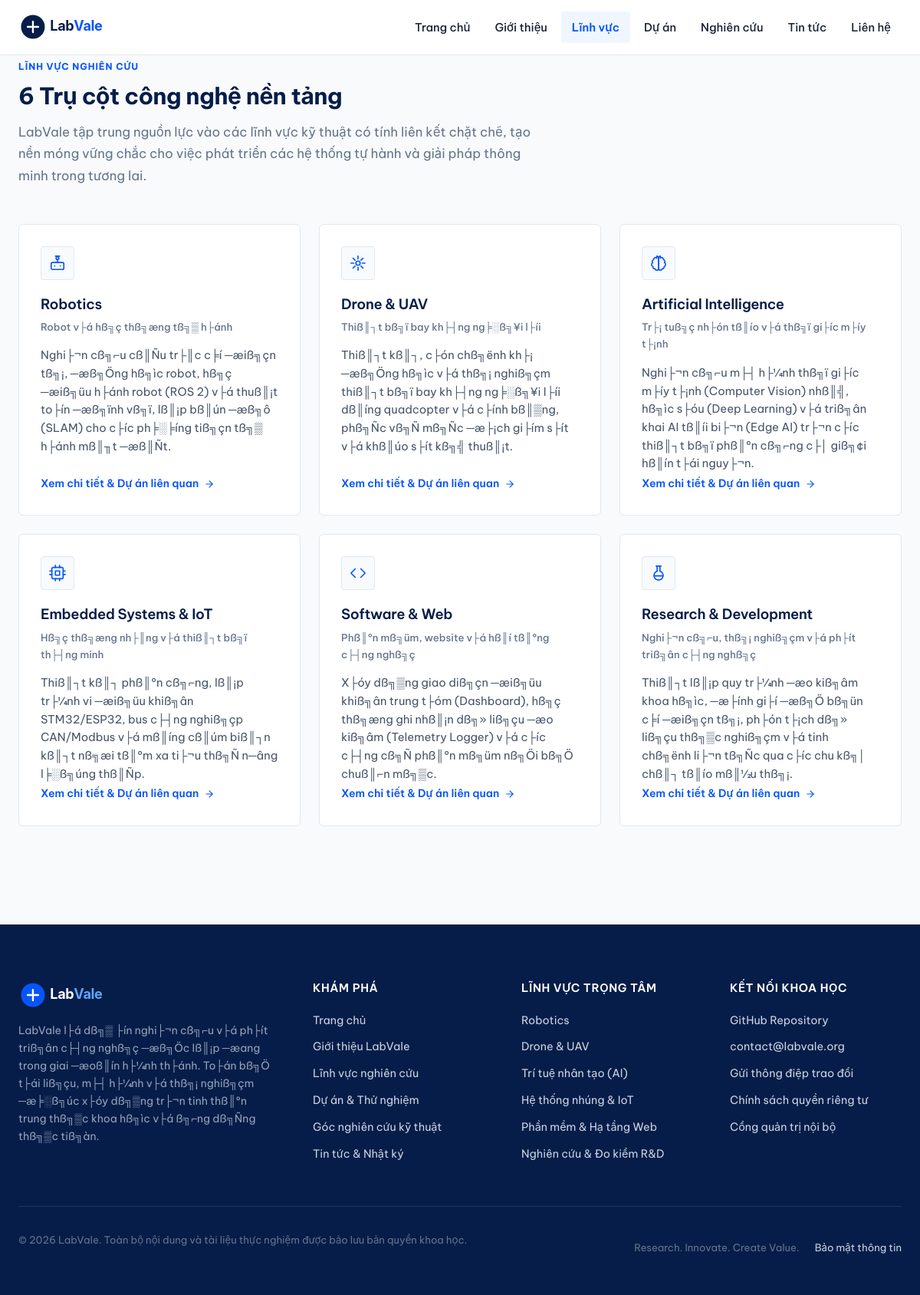
The app's page /research-areas with its own data.
### tables this page shows
CREATE TABLE `research_areas` (
  `id` int(11) NOT NULL AUTO_INCREMENT,
  `slug` varchar(100) NOT NULL,
  `name` varchar(150) NOT NULL,
  `subtitle` varchar(255) NOT NULL,
  `icon_svg` text NOT NULL,
  `short_desc` text NOT NULL,
  `full_content` longtext NOT NULL,
  `image` varchar(255) NOT NULL,
  `sort_order` int(11) DEFAULT 0,
  `is_active` tinyint(1) DEFAULT 1,
  `created_at` datetime DEFAULT current_timestamp(),
  PRIMARY KEY (`id`),
  UNIQUE KEY `slug` (`slug`)
);

### includes/helpers.php (called while the page is built, shortened)
<?php
function url(string $path = ''): string {
    $cleanPath = '/' . ltrim($path, '/');
    if ($cleanPath === '/') {
        return BASE_PATH === '' ? '/' : BASE_PATH . '/';
    }
    return BASE_PATH . $cleanPath;
}
function e(?string $str): string {
    return htmlspecialchars($str ?? '', ENT_QUOTES, 'UTF-8');
}

### views/research-areas.php (the view, shortened to what this page needs)
<?php
require_once __DIR__ . '/layout/header.php';
?>
<div class="container" style="padding-bottom: 5rem;">
    <div class="section-header">
        <span class="section-kicker">LĨNH VỰC NGHIÊN CỨU</span>
        <h1 class="section-title">6 Trụ cột công nghệ nền tảng</h1>
        <p class="section-desc">
            LabVale tập trung nguồn lực vào các lĩnh vực kỹ thuật có tính liên kết chặt chẽ, tạo nền móng vững chắc cho việc phát triển các hệ thống tự hành và giải pháp thông minh trong tương lai.
        </p>
    </div>
    <div class="areas-grid" style="margin-bottom: 3rem;">
        <?php foreach ($areas as $area): ?>
            <div class="area-card">
                <div>
                    <div class="area-icon-box">
                        <?= $area['icon_svg'] ?>
                    </div>
                    <h2 class="area-title"><?= e($area['name']) ?></h2>
                    <div class="area-subtitle"><?= e($area['subtitle']) ?></div>
                    <p class="area-desc"><?= e($area['short_desc']) ?></p>
                </div>
                <div>
                    <a href="<?= url('research-areas/' . $area['slug']) ?>" class="area-link">
                        Xem chi tiết &amp; Dự án liên quan
                        <svg viewBox="0 0 24 24" fill="none" stroke="currentColor" stroke-width="2" stroke-linecap="round" stroke-linejoin="round">
                            <line x1="5" y1="12" x2="19" y2="12"></line>
                            <polyline points="12 5 19 12 12 19"></polyline>
                        </svg>
                    </a>
                </div>
            </div>
        <?php endforeach; ?>
    </div>
</div>
<?php require_once __DIR__ . '/layout/footer.php'; ?>

### assets/css/style.css (style rules this page uses)
:root { --color-primary-navy: #061D49; --color-tech-blue: #0755F9; --color-tech-blue-hover: #0542c7; --color-white: #FFFFFF; --color-bg: #F8FAFC; --color-surface: #FFFFFF; --color-text: #172033; --color-secondary-text: #64748B; --color-border: #E2E8F0; --color-border-subtle: #F1F5F9; --color-border-hover: #CBD5E1; --status-idea-bg: #F1F5F9; --status-idea-text: #475569; --status-research-bg: #EFF6FF; --status-research-text: #1D4ED8; --status-dev-bg: #FEF3C7; --status-dev-text: #B45309; --status-done-bg: #ECFDF5; --status-done-text: #047857; --font-sans: 'Be Vietnam Pro', -apple-system, BlinkMacSystemFont, 'Segoe UI', Roboto, Helvetica, Arial, sans-serif; --font-mono: ui-monospace, SFMono-Regular, Menlo, Monaco, Consolas, "Liberation Mono", "Courier New", monospace; --max-width: 1200px; --header-height: 72px; --radius-sm: 4px; --radius-md: 6px; --radius-lg: 8px; --transition-fast: 150ms ease; --transition-normal: 220ms ease; }
*, *::before, *::after { box-sizing: border-box; margin: 0; padding: 0; }
html { font-size: 16px; scroll-behavior: smooth; -webkit-text-size-adjust: 100%; }
body { font-family: var(--font-sans); background-color: var(--color-bg); color: var(--color-text); line-height: 1.7; font-weight: 400; min-height: 100vh; display: flex; flex-direction: column; -webkit-font-smoothing: antialiased; -moz-osx-font-smoothing: grayscale; }
img, svg, picture { display: block; max-width: 100%; height: auto; }
a { color: var(--color-tech-blue); text-decoration: none; transition: color var(--transition-fast); }
h1, h2, h3, h4, h5, h6 { color: var(--color-primary-navy); font-weight: 600; line-height: 1.35; letter-spacing: -0.015em; }
h1 { font-size: 2.25rem; font-weight: 700; }
h2 { font-size: 1.75rem; }
p { margin-bottom: 1.25rem; }
p:last-child { margin-bottom: 0; }
.container { width: 100%; max-width: var(--max-width); margin-left: auto; margin-right: auto; padding-left: 1.5rem; padding-right: 1.5rem; }
.section-header { margin-bottom: 3rem; }
.section-kicker { display: inline-block; font-size: 0.75rem; font-weight: 700; letter-spacing: 0.08em; text-transform: uppercase; color: var(--color-tech-blue); margin-bottom: 0.5rem; }
.section-title { font-size: 1.875rem; color: var(--color-primary-navy); margin-bottom: 0.75rem; }
.section-desc { font-size: 1.05rem; color: var(--color-secondary-text); max-width: 680px; }
.areas-grid { display: grid; grid-template-columns: repeat(3, 1fr); gap: 1.5rem; }
.area-card { background-color: var(--color-white); border: 1px solid var(--color-border); border-radius: var(--radius-md); padding: 1.75rem; display: flex; flex-direction: column; justify-content: space-between; transition: border-color var(--transition-fast), transform var(--transition-fast); }
.area-icon-box { width: 44px; height: 44px; display: flex; align-items: center; justify-content: center; background-color: #F8FAFC; border: 1px solid var(--color-border); border-radius: var(--radius-sm); color: var(--color-tech-blue); margin-bottom: 1.25rem; }
.area-icon-box svg { width: 22px; height: 22px; }
.area-title { font-size: 1.15rem; font-weight: 600; color: var(--color-primary-navy); margin-bottom: 0.35rem; }
.area-subtitle { font-size: 0.825rem; color: var(--color-secondary-text); margin-bottom: 0.875rem; font-weight: 500; }
.area-desc { font-size: 0.925rem; color: #475569; line-height: 1.6; margin-bottom: 1.5rem; }
.area-link { display: inline-flex; align-items: center; gap: 0.4rem; font-size: 0.875rem; font-weight: 600; color: var(--color-tech-blue); }
.area-link svg { width: 14px; height: 14px; transition: transform var(--transition-fast); }

### records on screen
research_areas: name "Robotics", subtitle "Robot v├á hß╗ç thß╗æng tß╗▒ h├ánh", short_desc "Nghi├¬n cß╗⌐u cß║Ñu tr├║c c╞í ─æiß╗çn tß╗¡, ─æß╗Öng hß╗ìc robot, hß╗ç ─æiß╗üu h├ánh robot (ROS 2) v├á thuß║¡t to├ín ─æß╗ïnh vß╗ï, lß║¡p bß║ún ─æß╗ô (SLAM) cho c├íc ph╞░╞íng tiß╗çn tß╗▒ h├ánh mß║╖t ─æß║Ñt."
research_areas: name "Drone & UAV", subtitle "Thiß║┐t bß╗ï bay kh├┤ng ng╞░ß╗¥i l├íi", short_desc "Thiß║┐t kß║┐, c├ón chß╗ënh kh├¡ ─æß╗Öng hß╗ìc v├á thß╗¡ nghiß╗çm thiß║┐t bß╗ï bay kh├┤ng ng╞░ß╗¥i l├íi dß║íng quadcopter v├á c├ính bß║▒ng, phß╗Ñc vß╗Ñ mß╗Ñc ─æ├¡ch gi├ím s├ít v├á khß║úo s├ít kß╗╣ thuß║¡t."
research_areas: name "Artificial Intelligence", subtitle "Tr├¡ tuß╗ç nh├ón tß║ío v├á thß╗ï gi├íc m├íy t├¡nh", short_desc "Nghi├¬n cß╗⌐u m├┤ h├¼nh thß╗ï gi├íc m├íy t├¡nh (Computer Vision) nhß║╣, hß╗ìc s├óu (Deep Learning) v├á triß╗ân khai AI tß║íi bi├¬n (Edge AI) tr├¬n c├íc thiß║┐t bß╗ï phß║ºn cß╗⌐ng c├│ giß╗¢i hß║ín t├ái nguy├¬n."
research_areas: name "Embedded Systems & IoT", subtitle "Hß╗ç thß╗æng nh├║ng v├á thiß║┐t bß╗ï th├┤ng minh", short_desc "Thiß║┐t kß║┐ phß║ºn cß╗⌐ng, lß║¡p tr├¼nh vi ─æiß╗üu khiß╗ân STM32/ESP32, bus c├┤ng nghiß╗çp CAN/Modbus v├á mß║íng cß║úm biß║┐n kß║┐t nß╗æi tß║ºm xa ti├¬u thß╗Ñ n─âng l╞░ß╗úng thß║Ñp."
research_areas: name "Software & Web", subtitle "Phß║ºn mß╗üm, website v├á hß║í tß║ºng c├┤ng nghß╗ç", short_desc "X├óy dß╗▒ng giao diß╗çn ─æiß╗üu khiß╗ân trung t├óm (Dashboard), hß╗ç thß╗æng ghi nhß║¡n dß╗» liß╗çu ─æo kiß╗âm (Telemetry Logger) v├á c├íc c├┤ng cß╗Ñ phß║ºn mß╗üm nß╗Öi bß╗Ö chuß║⌐n mß╗▒c."
research_areas: name "Research & Development", subtitle "Nghi├¬n cß╗⌐u, thß╗¡ nghiß╗çm v├á ph├ít triß╗ân c├┤ng nghß╗ç", short_desc "Thiß║┐t lß║¡p quy tr├¼nh ─æo kiß╗âm khoa hß╗ìc, ─æ├ính gi├í ─æß╗Ö bß╗ün c╞í ─æiß╗çn tß╗¡, ph├ón t├¡ch dß╗» liß╗çu thß╗▒c nghiß╗çm v├á tinh chß╗ënh li├¬n tß╗Ñc qua c├íc chu kß╗│ chß║┐ tß║ío mß║½u thß╗¡."

### other values on screen
get_setting('contact_email', 'contact@labvale.org') "contact@labvale.org"
